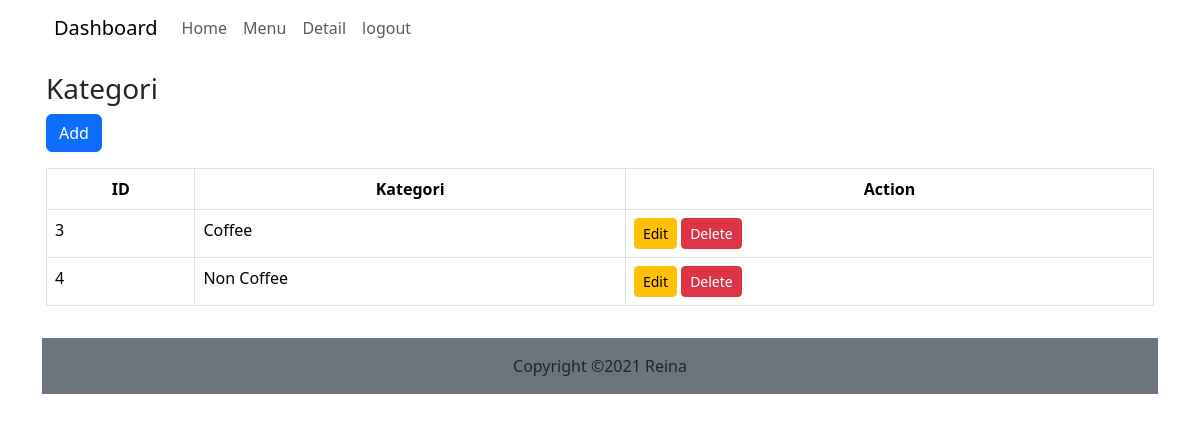
/admins/kategori.php, run on the app's committed database.
### tables this page shows
CREATE TABLE `kategori` (
  `id_kategori` int(11) NOT NULL,
  `nama_kategori` varchar(50) NOT NULL
);

### functions/functions.php (called while the page is built, shortened)
<?php
$conn =mysqli_connect("localhost","root","","coffeeshop");
function query($query){
    global $conn;
    $result =mysqli_query($conn, $query);
    $rows = [];
    while( $row = mysqli_fetch_assoc($result)){
        $rows[] = $row;
    }
    return $rows;
}

### admins/kategori.php (the view, shortened to what this page needs)
<?php
require_once '../functions/functions.php';
require_once '../admin/header.php';
$kategori = query("SELECT * FROM kategori");
?>
    <div class="container">
      <div class="row">
        <div class="col-12 p-3 bg-white">
          <h3>Kategori</h3>
          <a href="kategori-tambah.php" class="btn btn-primary  mb-3">Add</a>
          <table class="table table-bordered">
            <thead>
              <tr>
                <th class="text-center">ID</th>
                    <th class="text-center">Kategori</th>
                    <th class="text-center">Action</th>
                  </tr>
            </thead>
            <tbody>
              <?php foreach($kategori as $row):?>
                <tr>
                  <td ><?=$row['id_kategori']?></td>
                    <td ><?=$row['nama_kategori']?></td>
                   <td>
                    <a  href="kategori-form.php?id_kategori=<?=$row['id_kategori'];?>" class="btn btn-warning btn-sm ">Edit</a>
                    <a href="kategori-delete.php?id_kategori=<?=$row['id_kategori'];?>" class="btn btn-danger btn-sm " onclick="return confirm('yakin?');">Delete</a>
                   </td>
                  </tr>
                  <?php endforeach; ?>
                </tbody>
        </table>
    </div>
  </div>
</div>
<?php require_once '../admin/footer.php';?>

### css/style.css (style rules this page uses)
.admin-body { background-image: url("../img/bg.png"); background-repeat: repeat; }
.bg-white { background-color: #6c757d; }

### data on the page
kategori: id_kategori "3", nama_kategori "Coffee"
kategori: id_kategori "4", nama_kategori "Non Coffee"
